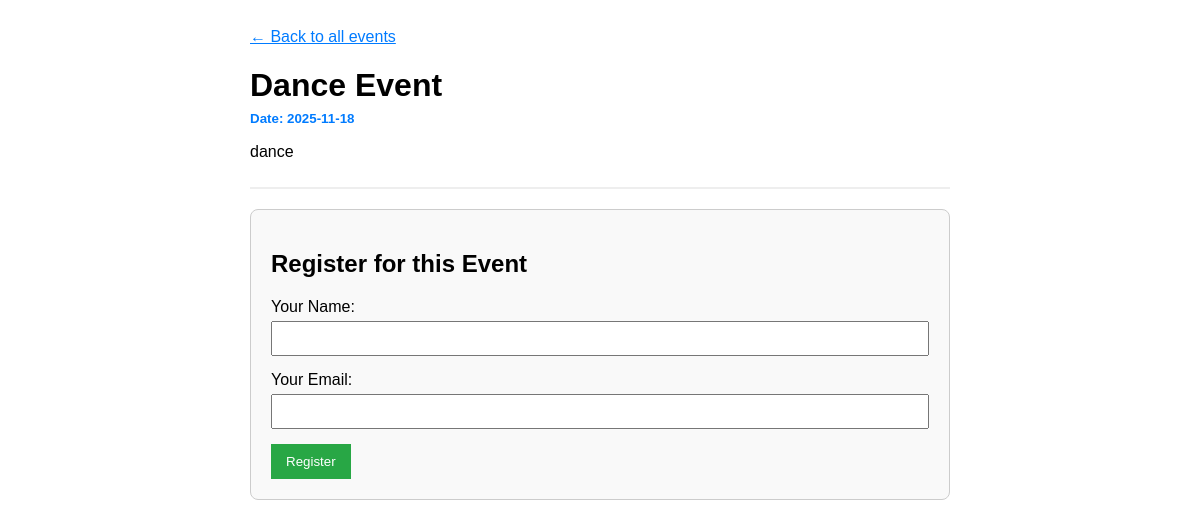
/event/1, run on an earlier commit of the app's database.
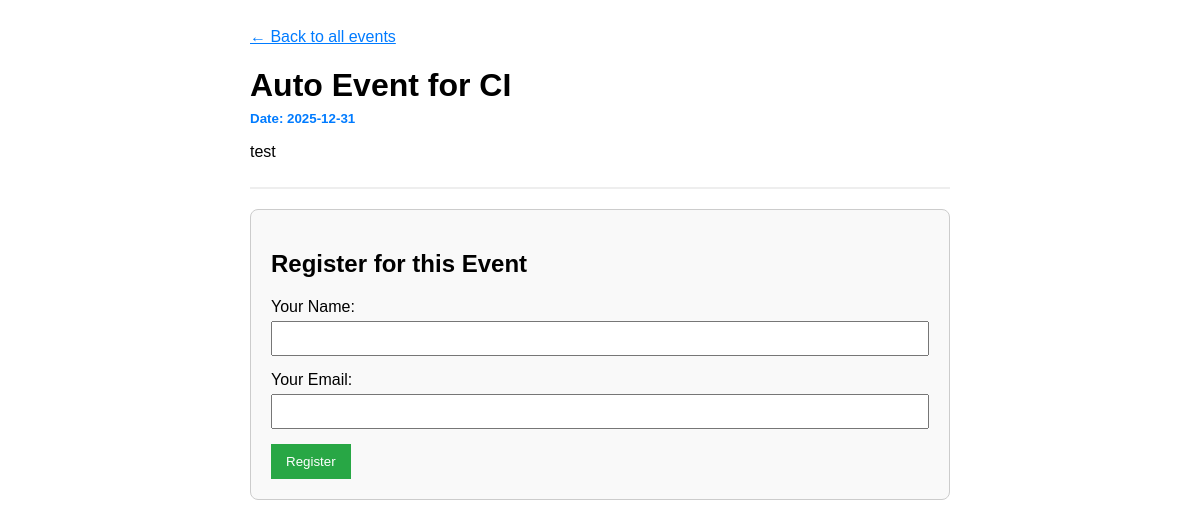
And on a later commit of the database.
### app.py (models this page shows)
class Event(db.Model):
    id = db.Column(db.Integer, primary_key=True)
    title = db.Column(db.String(100), nullable=False)
    description = db.Column(db.String(300), nullable=True)
    event_date = db.Column(db.String(20), nullable=False)
    registrations = db.relationship('Registration', backref='event', lazy=True)

### app.py (the view)
    @app.route('/event/<int:event_id>')
    def event_details(event_id):
        event = db.get_or_404(Event, event_id)
        return render_template('event_details.html', event=event)

### templates/event_details.html (shortened to what this page needs)
<!DOCTYPE html>
<html lang="en">
<head>
</head>
<body>
    <div class="container">
        <a href="/">&larr; Back to all events</a>
        <div class="event-header">
            <h1>{{ event.title }}</h1>
            <small>Date: {{ event.event_date }}</small>
            <p>{{ event.description }}</p>
        </div>
        <div class="registration-form">
            <h2>Register for this Event</h2>
            <form action="{{ url_for('register', event_id=event.id) }}" method="POST">
                <div>
                    <label for="name">Your Name:</label>
                    <input type="text" id="name" name="name" required>
                </div>
                <div>
                    <label for="email">Your Email:</label>
                    <input type="email" id="email" name="email" required>
                </div>
                <button type="submit">Register</button>
            </form>
        </div>
    </div>
</body>
</html>

What changed in the data, as far as the page shows it:
changed Event: title "Dance Event" → "Auto Event for CI"; event_date "2025-11-18" → "2025-12-31"; description "dance" → "test"
